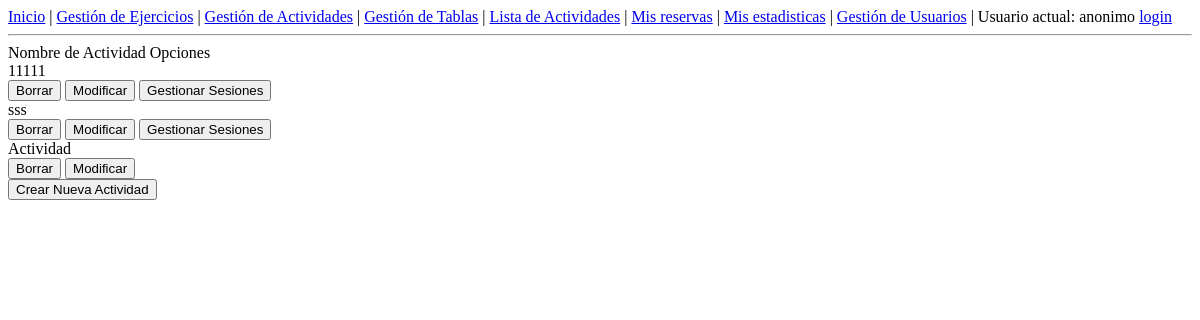
The app's page /Views/GestionActividades.php, older data.
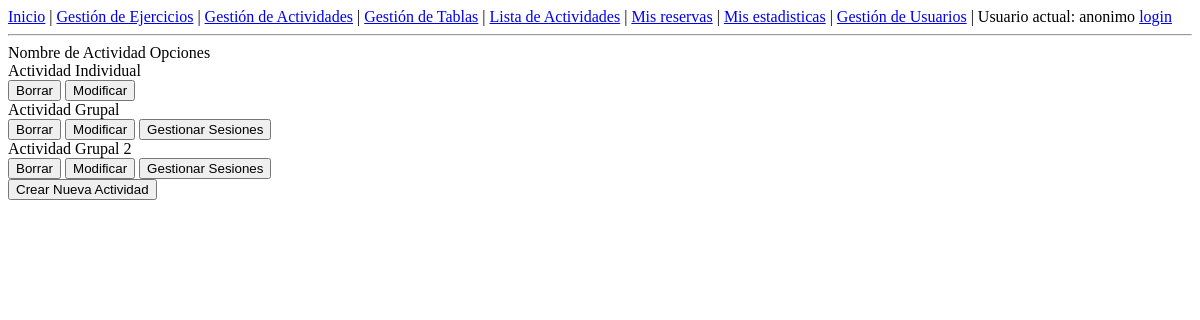
The same page, newer data.
### tables this page shows
CREATE TABLE `Actividad` (
  `idActividad` int(11) NOT NULL,
  `nomActividad` varchar(20) NOT NULL,
  `tipoAct` varchar(10) NOT NULL,
  `numPlazas` int(11) DEFAULT NULL
);

### Model/Actividad.php (called while the page is built, shortened)
<?php
class Actividad{
  function getNameIDType(){
    $db = DB::getDB();
    $consulta = "SELECT idActividad, nomActividad, tipoAct FROM Actividad";
    $result = $db->query($consulta);
    $res = array();
    while($row = $result->fetch_assoc()){
      array_push($res, $row);
    }
    return $res;
  }
}
?>

### Controllers/c_Actividad.php (called while the page is built, shortened)
<?php
require_once("../Model/Actividad.php");
class ActividadController{
  public function gestionActividadesConTipo(){
    $a = new Actividad();
    $actividades = $a->getNameIDType();
    return $actividades;
  }
}
?>

### Views/GestionActividades.php (the view, shortened to what this page needs)
<!DOCTYPE html>
<html>
  <head>
    <?php
    require_once('NavBar.php');
    require_once('../Controllers/c_Actividad.php');
    $ActividadesController = new ActividadController();
    $Actividades = $ActividadesController->gestionActividadesConTipo();
    ?>
  </head>
  <body>
    <div id = 'tabla2elementos' >
      <div class = 'tupla'>
        <a clas = 'izquierda'>Nombre de Actividad</a> <a clas = 'derecha'>Opciones</a>
      </div>
      <?php foreach($Actividades as $it){ ?>
      <div class = 'tupla'>
        <a clas = 'izquierda'><?php echo ($it['nomActividad']); ?> </a>
    	<button type="submit" form="borrar" name="idActividad" value = <?php echo("".$it['idActividad']."");?>>Borrar</button>
    	<button onclick="location.href='ModificarActividad.php?id=<?php echo($it['idActividad']);?>'">Modificar</button>
      <?php if($it['tipoAct']=="Grupal"){?>
      <button onclick="location.href='SesionActividad.php?id=<?php echo($it['idActividad']);?>'">Gestionar Sesiones</button>
      <?php } ?>
    </div>
    <?php } ?>
      <button onclick="location.href='CrearActividad.php'">Crear Nueva Actividad</button>
    </div>
  </body>
</html>

### Views/NavBar.php (shortened to what this page needs)
<div class= "NavBar">
  <nav>
    <a href="paginaPrincipal.php">Inicio</a> |
    <a href="GestionEjercicios.php">Gestión de Ejercicios</a> |
    <a href="GestionActividades.php">Gestión de Actividades</a> |
    <a href="GestionTablas.php">Gestión de Tablas</a> |
    <a href="ListaActividades.php">Lista de Actividades</a> |
    <a href="MisActividadesReservadas.php">Mis reservas</a> |
    <a href="MisEstadisticas.php">Mis estadisticas</a> |
    <a href="GestionUsuarios.php">Gestión de Usuarios</a> |
    <a>Usuario actual: <?php if(isset($_SESSION['userID'])){ echo ($_SESSION['userID']);}else{echo("anonimo");}?></a>
    <?php if(isset($_SESSION['userID'])){ ?>
    <a href="../Controllers/c_Usuario.php?op=4"> salir</a>
    <?php }else{ ?>
    <a href="LogIn.php">login</a>
    <?php } ?>
  </nav>
</div>
<hr>

Row changes from the older to the newer data that the page shows:
removed actividad: nomActividad "11111", $it['idActividad'] 1 (drawn)
removed actividad: nomActividad "sss", $it['idActividad'] 2 (drawn)
removed actividad: nomActividad "Actividad", $it['idActividad'] 3 (drawn)
added actividad: nomActividad "Actividad Individual", $it['idActividad'] 5 (drawn)
added actividad: nomActividad "Actividad Grupal", $it['idActividad'] 6 (drawn)
added actividad: nomActividad "Actividad Grupal 2", $it['idActividad'] 7 (drawn)
